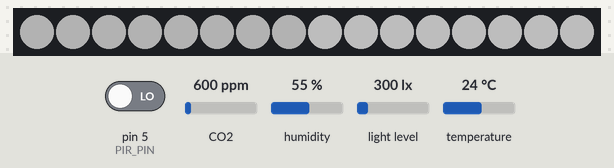
Bench run of a sketch on a simulated Arduino Uno, built with avr-gcc and run on an emulated ATmega328P. On the bench: 16 RGB LEDs in strip order, left to right. The test bench sets the inputs (shaded band); at power-on: CO2 600 ppm, temperature 24 °C, pin 5 (PIR_PIN) LOW, humidity 55 %, light level 300 lx. Dim RGB values are drawn brighter than linear; random numbers use the default seed unless the sketch sets one; what the sketch prints to the serial monitor is not drawn.

Above: at 14.7 s.
14.8 s: CO2 set to 756 ppm
16.7 s: CO2 set to 834 ppm
At 18.3 s:
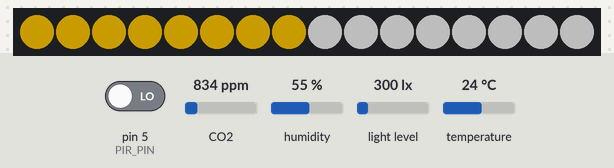
20.9 s: temperature set to 12 °C
At 22.4 s:
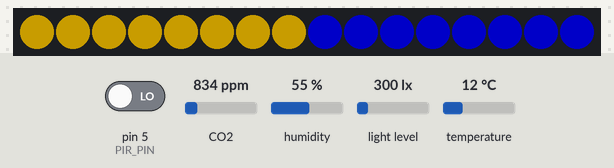
25.1 s: temperature set to 28 °C
At 26.0 s:
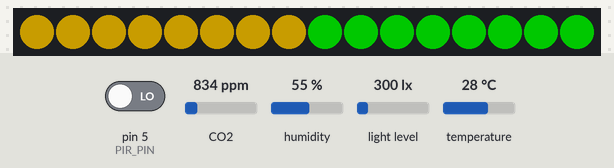
29.3 s: CO2 set to 1700 ppm
At 30.8 s:
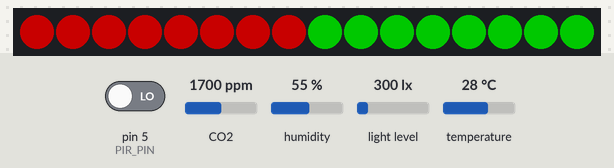
33.5 s: temperature set to 19 °C
At 34.4 s:
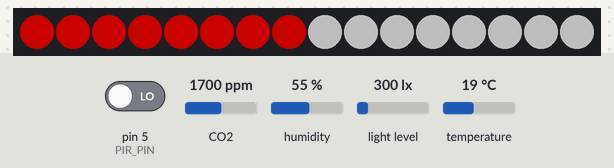
Timing chart, 0 to 36.5 s (numbered marks = the images above; inputs shaded):
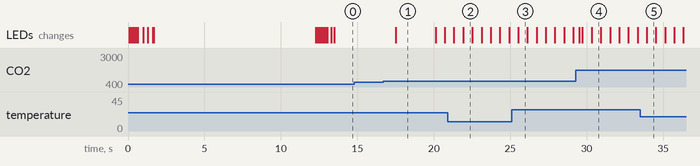

Measured:
- the behaviour switches between 799 and 800 ppm on CO2 (found by bisection; images 0 and 1)
- after the input at 14.8 s, every drawn part: stays the same
- what the display in image 1 shows lasts 2.6 s, from 17.5 s to 20.1 s
- what the display in image 2 shows lasts 0.6 s, from 21.9 s to 22.5 s

The sketch:

CASA0016project.ino
```cpp
/*
 * Mom Ball - Smart Study Monitor
 * Hardware: Arduino MKR WiFi 1010 + CJMCU-2812-16 LED Module
 * Sensors: SCD-30 (CO2, Temperature,Humidityxxx), BH1750 (Light), PIR (Motion)
 *
 * LED Display:
 * - Left 8 LEDs (0-7): CO2 level (White/Yellow/Red)
 * - Right 8 LEDs (8-15): Temperature (Blue/White/Green)
 * - Blinking: When light < 400 lux (all LEDs blink)
 * - Sleep: LEDs off when no motion for 30s
 */

#include <Wire.h>
#include <Adafruit_NeoPixel.h>
#include <Adafruit_SCD30.h>
#include <BH1750.h>

// ====== PIN DEFINITIONS ======
#define PIR_PIN 5           // PIR sensor output (Pin 5)
#define LED_PIN 6           // CJMCU-2812-16 DIN pin
#define NUM_LEDS 16         // CJMCU-2812-16 has 16 LEDs

// ====== THRESHOLDS ======
// CO2 thresholds (ppm)
#define CO2_EXCELLENT 800   // White
#define CO2_WARNING 1500    // Yellow to Red

// Temperature thresholds (°C)
#define TEMP_LOW 18         // ≤18°C blue
#define TEMP_HIGH 28        // ≥28°C green
#define TEMP_MIN 0          // Minimum temperature for display
#define TEMP_MAX 40         // Maximum temperature for display

// Light thresholds (lux)
#define LIGHT_GOOD 400      // Below this, LEDs blink
#define LIGHT_MIN 0         // Minimum valid light reading
#define LIGHT_MAX 65535     // Maximum valid light reading

// ====== TIMING CONSTANTS ======
#define SENSOR_READ_INTERVAL 2000    // Read sensors every 2s
#define MOTION_TIMEOUT 30000         // 30s timeout for sleep mode
#define PIR_CHECK_INTERVAL 5000      // Check PIR every 5 seconds
#define BLINK_INTERVAL 600           // 600ms for blink effect
#define SERIAL_PRINT_INTERVAL 3000   // Print data every 3s
#define BH1750_MEASURE_INTERVAL 120  // BH1750 measurement interval (ms)

// ====== GLOBAL OBJECTS ======
Adafruit_SCD30 scd30;
Adafruit_NeoPixel leds = Adafruit_NeoPixel(NUM_LEDS, LED_PIN, NEO_GRB + NEO_KHZ800);
BH1750 lightMeter;

// ====== STATE VARIABLES ======
enum SystemState { BOOTING, ACTIVE, SLEEP };
SystemState currentState = BOOTING;

enum AirQuality { AIR_EXCELLENT, AIR_GOOD, AIR_POOR, AIR_NO_DATA };
AirQuality airStatus = AIR_NO_DATA;

enum TempColor { TEMP_BLUE, TEMP_WHITE, TEMP_GREEN };
TempColor tempColorState = TEMP_WHITE;

bool motionDetected = false;
bool lightIsGood = true;
bool blinkState = false;
bool scd30Available = false;
bool bh1750Available = false;

unsigned long lastMotionTime = 0;
unsigned long lastSensorRead = 0;
unsigned long lastPIRCheck = 0;      // Last PIR check time
unsigned long lastBlinkTime = 0;
unsigned long lastSerialOutput = 0;
unsigned long bootTime = 0;
unsigned long scd30StartTime = 0;
unsigned long lastLightMeasurement = 0;

float currentCO2 = 0;
float currentTemp = 22.0;          // Default temperature
float currentLight = 0.0;
float lightBuffer[5] = {0};        // Buffer for light value smoothing
uint8_t lightBufferIndex = 0;

// ====== FUNCTION DECLARATIONS ======
void performBootSequence();
void showSuccessAnimation();
void showWarningAnimation();
void showErrorAnimation();
void checkPIRMotion();
void readSensors();
void handleStateTransitions(unsigned long currentTime);
void updateLEDDisplay(unsigned long currentTime);
void updateCO2LEDs(uint32_t color);
void updateTempLEDs(uint32_t color);
void turnOffLEDs();
void printSensorData();
void testPIRSensor();
void scanI2CDevices();
void readSCD30Data();
bool initializeBH1750();
void readBH1750Data();
float smoothLightValue(float newValue);
uint32_t getCO2Color();
uint32_t getTemperatureColor();
void updateTemperatureColor();

// ====== SETUP ======
void setup() {
  Serial.begin(115200);
  while (!Serial) {
    delay(10);
  }

  Serial.println();
  Serial.println("========================================");
  Serial.println("       MOM BALL - DUAL DISPLAY MODE");
  Serial.println("========================================");
  Serial.println("Left LEDs: CO2 Level");
  Serial.println("Right LEDs: Temperature (Blue/White/Green)");
  Serial.println("Temp Rules: ≤18°C=Blue, 18-28°C=White, ≥28°C=Green");
  Serial.println("PIR Detection: Every 5 seconds");
  Serial.println("Auto Sleep: 30 seconds no motion");
  Serial.println("========================================");

  bootTime = millis();

  // 1. Initialize LED module
  leds.begin();
  leds.setBrightness(100);
  leds.show();
  Serial.println("[LED] CJMCU-2812-16 initialized (16 LEDs)");

  // 2. Show boot animation
  performBootSequence();

  // 3. Initialize PIR sensor
  pinMode(PIR_PIN, INPUT);
  Serial.println("\n[PIR] Testing motion sensor on Pin 5...");
  Serial.println("  Wave your hand in front of the sensor now!");
  testPIRSensor();

  // 4. Initialize I2C and scan for devices
  Wire.begin();
  delay(100);
  scanI2CDevices();

  // 5. Initialize BH1750 light sensor
  bh1750Available = initializeBH1750();

  // 6. Initialize SCD-30 CO2/Temperature sensor
  Serial.println("\n[SCD-30] Initializing CO2/Temperature sensor...");
  if (scd30.begin()) {
    scd30Available = true;
    scd30StartTime = millis();
    scd30.setMeasurementInterval(2);
    Serial.println("  SCD-30: OK (Address: 0x61)");
    Serial.println("  Functions: CO2, Temperature, Humidity");
    showSuccessAnimation();
  } else {
    scd30Available = false;
    Serial.println("  SCD-30: NOT FOUND");
    Serial.println("  Check: 5V power, SDA(Pin11), SCL(Pin12)");
    showErrorAnimation();
  }

  // 7. Initialize light value buffer
  for (int i = 0; i < 5; i++) {
    lightBuffer[i] = 500.0;  // Default value
  }

  currentState = ACTIVE;
  lastMotionTime = millis();
  lastLightMeasurement = millis();
  lastPIRCheck = millis();

  Serial.println("\n[SYSTEM] Ready for operation!");
  Serial.println("  CO2 Range: <800ppm(White) 800-1500ppm(Yellow) >1500ppm(Red)");
  Serial.println("  Temp Range: ≤18°C=Blue, 18-28°C=White, ≥28°C=Green ");
  Serial.println("  PIR Detection: Every 5 seconds");
  Serial.println("  Auto Sleep: 30 seconds no motion");
  Serial.println("  Note: SCD-30 may take 30 seconds for first reading");
  Serial.println("========================================\n");
}

// ====== MAIN LOOP ======
void loop() {
  unsigned long currentTime = millis();

  // 1. Check PIR motion sensor every 5 seconds
  if (currentTime - lastPIRCheck >= PIR_CHECK_INTERVAL) {
    checkPIRMotion();
    lastPIRCheck = currentTime;
  }

  // 2. Handle state transitions
  handleStateTransitions(currentTime);

  // 3. State-specific behaviors
  switch (currentState) {
    case BOOTING:
      break;

    case ACTIVE:
      // Read sensors periodically
      if (currentTime - lastSensorRead >= SENSOR_READ_INTERVAL) {
        readSensors();
        lastSensorRead = currentTime;
      }

      // Update LED display
      updateLEDDisplay(currentTime);

      // Print data to serial
      if (currentTime - lastSerialOutput >= SERIAL_PRINT_INTERVAL) {
        printSensorData();
        lastSerialOutput = currentTime;
      }
      break;

    case SLEEP:
      // In sleep mode, simply stay asleep
      delay(1000);  // Save CPU resources
      break;
  }
}

// ====== SENSOR FUNCTIONS ======
void testPIRSensor() {
  unsigned long testStart = millis();
  bool detected = false;
  int detectionCount = 0;

  Serial.println("  Testing PIR for 10 seconds...");
  Serial.println("  Moving in front of sensor will show 'HIGH'");

  while (millis() - testStart < 10000) { // Test for 10 seconds
    int sensorValue = digitalRead(PIR_PIN);

    if (sensorValue == HIGH) {
      Serial.println("  HIGH - Motion detected!");
      detected = true;
      detectionCount++;
      delay(1000); // Avoid duplicate counting
    }

    delay(100);
  }

  if (detected) {
    Serial.print("  PIR: OK - Detected ");
    Serial.print(detectionCount);
    Serial.println(" times");
  } else {
    Serial.println("  PIR: WARNING - No motion detected");
    Serial.println("  Check: Power(5V), GND, Signal(Pin5)");
  }
}

void checkPIRMotion() {
  // Read PIR sensor value
  int sensorValue = digitalRead(PIR_PIN);

  // Only record when value changes, to avoid duplicate logs
  static int lastSensorValue = LOW;

  if (sensorValue != lastSensorValue) {
    if (sensorValue == HIGH) {
      motionDetected = true;
      lastMotionTime = millis();  // Reset no-motion timer

      // Log detection (but don't wake up)
      Serial.println("[PIR] Motion detected (HIGH) - Timer reset");
    } else {
      motionDetected = false;
      Serial.println("[PIR] No motion (LOW)");
    }

    lastSensorValue = sensorValue;
  }
}

void scanI2CDevices() {
  Serial.println("\n[I2C] Scanning for devices...");
  byte error, address;
  int found = 0;

  for(address = 1; address < 127; address++) {
    Wire.beginTransmission(address);
    error = Wire.endTransmission();

    if (error == 0) {
      Serial.print("  Found device at 0x");
      if (address < 16) Serial.print("0");
      Serial.print(address, HEX);

      if (address == 0x61) Serial.print(" <- SCD-30 CO2/Temp Sensor");
      else if (address == 0x23) Serial.print(" <- BH1750 Light Sensor");
      else if (address == 0x5C) Serial.print(" <- BH1750 (Alt Address)");

      Serial.println();
      found++;
    }
  }

  if (found == 0) {
    Serial.println("  No I2C devices found!");
    Serial.println("  Check connections: SDA(Pin11), SCL(Pin12), Power(5V)");
  } else {
    Serial.print("  Total devices found: ");
    Serial.println(found);
  }
}

bool initializeBH1750() {
  Serial.println("\n[BH1750] Initializing light sensor...");

  // Try both possible addresses
  if (lightMeter.begin(BH1750::CONTINUOUS_HIGH_RES_MODE, 0x23)) {
    Serial.println("  BH1750: OK (Address: 0x23)");
    return true;
  } else if (lightMeter.begin(BH1750::CONTINUOUS_HIGH_RES_MODE, 0x5C)) {
    Serial.println("  BH1750: OK (Address: 0x5C)");
    return true;
  } else {
    Serial.println("  BH1750: NOT FOUND");
    Serial.println("  Check: 5V power, SDA(Pin11), SCL(Pin12)");
    showWarningAnimation();
    return false;
  }
}

void readBH1750Data() {
  unsigned long currentTime = millis();

  // Check if measurement is ready (BH1750 needs time between measurements)
  if (currentTime - lastLightMeasurement >= BH1750_MEASURE_INTERVAL) {
    if (lightMeter.measurementReady()) {
      float rawLight = lightMeter.readLightLevel();

      // Validate light reading
      if (rawLight >= LIGHT_MIN && rawLight <= LIGHT_MAX) {
        // Apply smoothing
        currentLight = smoothLightValue(rawLight);
        lightIsGood = (currentLight >= LIGHT_GOOD);
      } else {
        // Invalid reading, keep previous value
        Serial.println("[BH1750] Warning: Invalid light reading");
      }

      lastLightMeasurement = currentTime;
    }
  }
}

float smoothLightValue(float newValue) {
  // Update circular buffer
  lightBuffer[lightBufferIndex] = newValue;
  lightBufferIndex = (lightBufferIndex + 1) % 5;

  // Calculate moving average
  float sum = 0;
  for (int i = 0; i < 5; i++) {
    sum += lightBuffer[i];
  }

  return sum / 5.0;
}

void readSensors() {
  // Read light sensor if available
  if (bh1750Available) {
    readBH1750Data();
  } else {
    // Fallback to simulated light value for testing
    static unsigned long lastSimChange = 0;
    if (millis() - lastSimChange > 10000) { // Change every 10 seconds
      currentLight = random(50, 1200); // Random between 50-1200 lux
      lightIsGood = (currentLight >= LIGHT_GOOD);
      lastSimChange = millis();
    }
  }

  // Read CO2 and Temperature from SCD-30 if available
  if (scd30Available) {
    readSCD30Data();
  }
}

void readSCD30Data() {
  if (scd30.dataReady()) {
    if (scd30.read()) {
      currentCO2 = scd30.CO2;
      currentTemp = scd30.temperature; // Read temperature from SCD-30

      // Update temperature color state
      updateTemperatureColor();

      // Determine air quality status based on CO2
      if (currentCO2 < CO2_EXCELLENT) {
        airStatus = AIR_EXCELLENT;
      } else if (currentCO2 <= CO2_WARNING) {
        airStatus = AIR_GOOD;
      } else {
        airStatus = AIR_POOR;
      }

      // Successfully read sensor data
      if (currentCO2 > 0) {
        return;
      }
    }
  }

  // If we reach here, SCD-30 is still warming up or has no data
  unsigned long currentTime = millis();
  if (currentTime - scd30StartTime < 30000) { // First 30 seconds
    airStatus = AIR_NO_DATA;
  }
}

void updateTemperatureColor() {
  if (currentTemp <= TEMP_LOW) {
    tempColorState = TEMP_BLUE;      // ≤18°C:
  } else if (currentTemp < TEMP_HIGH) {
    tempColorState = TEMP_WHITE;     // 18-28°C:
  } else {
    tempColorState = TEMP_GREEN;     // ≥28°C:
  }
}

// ====== STATE MANAGEMENT ======
void handleStateTransitions(unsigned long currentTime) {
  // ONLY transition from ACTIVE to SLEEP (one-way transition)
  if (currentState == ACTIVE && !motionDetected) {
    // Check if 30 seconds have passed without motion
    if (currentTime - lastMotionTime >= MOTION_TIMEOUT) {
      currentState = SLEEP;
      Serial.println("[SYSTEM] No motion for 30 seconds. Entering sleep mode");
      turnOffLEDs();
    }
  }
}

// ====== LED DISPLAY FUNCTIONS ======
void updateLEDDisplay(unsigned long currentTime) {
  if (currentState != ACTIVE) return;

  // Determine colors for both sections
  uint32_t co2Color = getCO2Color();
  uint32_t tempColor = getTemperatureColor();

  // Apply blink effect if light is insufficient (affects ALL LEDs)
  if (!lightIsGood) {
    if (currentTime - lastBlinkTime >= BLINK_INTERVAL) {
      blinkState = !blinkState;
      lastBlinkTime = currentTime;
    }

    if (blinkState) {
      // Display both CO2 and Temperature LEDs
      updateCO2LEDs(co2Color);
      updateTempLEDs(tempColor);
      leds.show();
    } else {
      turnOffLEDs();
    }
  } else {
    // Normal display (no blink)
    updateCO2LEDs(co2Color);
    updateTempLEDs(tempColor);
    leds.show();
  }
}

void updateCO2LEDs(uint32_t color) {
  // Update left 8 LEDs (0-7) for CO2 display
  for (int i = 0; i < 8; i++) {
    leds.setPixelColor(i, color);
  }
}

void updateTempLEDs(uint32_t color) {
  // Update right 8 LEDs (8-15) for temperature display
  for (int i = 8; i < NUM_LEDS; i++) {
    leds.setPixelColor(i, color);
  }
}

void turnOffLEDs() {
  for (int i = 0; i < NUM_LEDS; i++) {
    leds.setPixelColor(i, 0);
  }
  leds.show();
}

uint32_t getCO2Color() {
  switch (airStatus) {
    case AIR_EXCELLENT:
      return leds.Color(150, 150, 150); // White
    case AIR_GOOD:
      return leds.Color(255, 200, 0);   // Yellow
    case AIR_POOR:
      return leds.Color(255, 0, 0);     // Red
    case AIR_NO_DATA:
      return leds.Color(0, 0, 100);     // Blue (no data)
    default:
      return leds.Color(50, 50, 50);    // Gray (fallback)
  }
}

uint32_t getTemperatureColor() {
  if (!scd30Available) {
    return leds.Color(100, 100, 100); // Gray if sensor not available
  }

  //
  switch (tempColorState) {
    case TEMP_BLUE:
      // ≤18°C: blue
      return leds.Color(0, 0, 255);

    case TEMP_WHITE:
      // 18-28°C: white
      return leds.Color(200, 200, 200);

    case TEMP_GREEN:
      // ≥28°C: green
      return leds.Color(0, 255, 0);

    default:
      return leds.Color(100, 100, 100); // Gray (fallback)
  }
}

// ====== ANIMATION FUNCTIONS ======
void performBootSequence() {
  Serial.println("[BOOT] Starting boot sequence...");

  // Left side (CO2) - Blue to White animation
  for (int i = 0; i < 8; i++) {
    leds.setPixelColor(i, leds.Color(0, 0, 100 + i*20));
    leds.show();
    delay(40);
  }

  // Right side (Temperature) -
  // blue
  for (int i = 8; i < 11; i++) {
    leds.setPixelColor(i, leds.Color(0, 0, 200));
    leds.show();
    delay(40);
  }
  // white
  for (int i = 11; i < 14; i++) {
    leds.setPixelColor(i, leds.Color(200, 200, 200));
    leds.show();
    delay(40);
  }
  // green
  for (int i = 14; i < NUM_LEDS; i++) {
    leds.setPixelColor(i, leds.Color(0, 200, 0));
    leds.show();
    delay(40);
  }

  delay(300);

  // Pulse effect
  for (int b = 0; b <= 100; b += 10) {
    for (int i = 0; i < NUM_LEDS; i++) {
      leds.setPixelColor(i, leds.Color(b, b, b));
    }
    leds.show();
    delay(30);
  }
  for (int b = 100; b >= 0; b -= 10) {
    for (int i = 0; i < NUM_LEDS; i++) {
      leds.setPixelColor(i, leds.Color(b, b, b));
    }
    leds.show();
    delay(30);
  }

  turnOffLEDs();
  delay(200);
}

void showSuccessAnimation() {
  // Green sweep animation
  for (int i = 0; i < NUM_LEDS; i++) {
    leds.setPixelColor(i, leds.Color(0, 150, 0));
    leds.show();
    delay(50);
  }
  delay(200);
  turnOffLEDs();
  delay(200);
}

void showWarningAnimation() {
  // Yellow sweep animation
  for (int i = 0; i < NUM_LEDS; i++) {
    leds.setPixelColor(i, leds.Color(150, 150, 0));
    leds.show();
    delay(50);
  }
  delay(300);
  turnOffLEDs();
  delay(200);
}

void showErrorAnimation() {
  // Fast red blink pattern
  for (int i = 0; i < 5; i++) {
    for (int j = 0; j < NUM_LEDS; j++) {
      leds.setPixelColor(j, leds.Color(150, 0, 0));
    }
    leds.show();
    delay(200);
    turnOffLEDs();
    delay(200);
  }
}

// ====== SERIAL OUTPUT ======
void printSensorData() {
  unsigned long uptime = (millis() - bootTime) / 1000;

  Serial.print("[");
  Serial.print(uptime);
  Serial.println("s] ENVIRONMENT DATA");

  // CO2 Data
  Serial.print("  CO₂: ");
  if (scd30Available && currentCO2 > 0) {
    Serial.print(currentCO2);
    Serial.print(" ppm - ");

    switch (airStatus) {
      case AIR_EXCELLENT: Serial.println("✅ Excellent"); break;
      case AIR_GOOD: Serial.println("⚠️ Fair"); break;
      case AIR_POOR: Serial.println("🚨 Poor - Ventilate!"); break;
      case AIR_NO_DATA: Serial.println("⌛ No data"); break;
    }
  } else if (scd30Available) {
    Serial.println("0 ppm (Sensor warming up...)");
  } else {
    Serial.println("Sensor not available");
  }

  // Temperature Data
  Serial.print("  Temp: ");
  if (scd30Available && currentTemp > 0) {
    Serial.print(currentTemp);
    Serial.print("°C - ");

    switch (tempColorState) {
      case TEMP_BLUE:
        Serial.print("❄️ Cold (≤18°C) - ");
        Serial.println("🔵 Blue LED");
        break;
      case TEMP_WHITE:
        Serial.print("✅ Comfortable (18-28°C) - ");
        Serial.println("⚪ White LED");
        break;
      case TEMP_GREEN:
        Serial.print("🔥 Hot (≥28°C) - ");
        Serial.println("🟢 Green LED");
        break;
    }
  } else if (scd30Available) {
    Serial.println("0°C (Sensor warming up...)");
  } else {
    Serial.println("Sensor not available");
  }

  // Light Data
  Serial.print("  Light: ");
  if (bh1750Available) {
    Serial.print(currentLight);
    Serial.print(" lux");
    if (lightIsGood) {
      Serial.println(" ✅ Good");
    } else {
      Serial.println(" ⚠️ Too dark - Turn on lights!");
    }
  } else {
    Serial.print(currentLight);
    Serial.println(" lux (Simulated)");
  }

  // Motion and System State
  Serial.print("  Motion: ");
  Serial.println(motionDetected ? "Present" : "Absent");

  Serial.print("  Time since last motion: ");
  Serial.print((millis() - lastMotionTime) / 1000);
  Serial.println(" seconds");

  Serial.print("  Time to sleep: ");
  if (motionDetected) {
    Serial.println("Timer reset");
  } else {
    int timeLeft = (MOTION_TIMEOUT - (millis() - lastMotionTime)) / 1000;
    if (timeLeft > 0) {
      Serial.print(timeLeft);
      Serial.println(" seconds left");
    } else if (currentState == ACTIVE) {
      Serial.println("Should sleep now");
    } else {
      Serial.println("In sleep mode");
    }
  }

  Serial.print("  System: ");
  switch (currentState) {
    case ACTIVE: Serial.println("Active"); break;
    case SLEEP: Serial.println("Sleeping"); break;
    default: Serial.println("Unknown"); break;
  }

  Serial.println("----------------------------------------");
}
```
